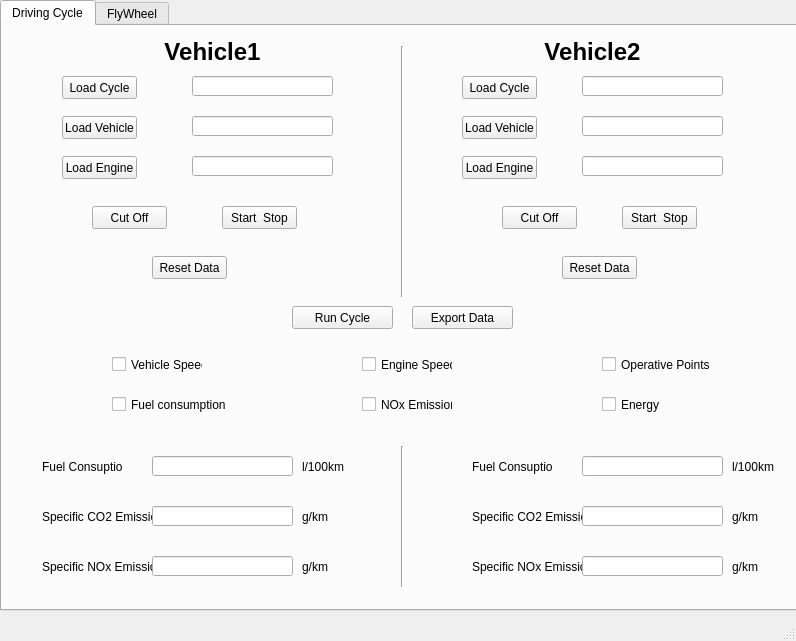
<?xml version="1.0" encoding="UTF-8"?>
<ui version="4.0">
 <class>MainWindow</class>
 <widget class="QMainWindow" name="MainWindow">
  <property name="geometry">
   <rect>
    <x>0</x>
    <y>0</y>
    <width>796</width>
    <height>641</height>
   </rect>
  </property>
  <property name="windowTitle">
   <string>MainWindow</string>
  </property>
  <widget class="QWidget" name="centralwidget">
   <widget class="QTabWidget" name="tabWidget">
    <property name="geometry">
     <rect>
      <x>0</x>
      <y>0</y>
      <width>811</width>
      <height>611</height>
     </rect>
    </property>
    <property name="currentIndex">
     <number>0</number>
    </property>
    <widget class="QWidget" name="DCycle">
     <attribute name="title">
      <string>Driving Cycle</string>
     </attribute>
     <widget class="QPushButton" name="ExportButton">
      <property name="geometry">
       <rect>
        <x>410</x>
        <y>280</y>
        <width>101</width>
        <height>23</height>
       </rect>
      </property>
      <property name="text">
       <string>Export Data</string>
      </property>
     </widget>
     <widget class="QLabel" name="MSFuelcons">
      <property name="geometry">
       <rect>
        <x>300</x>
        <y>430</y>
        <width>81</width>
        <height>21</height>
       </rect>
      </property>
      <property name="text">
       <string>l/100km</string>
      </property>
     </widget>
     <widget class="QPushButton" name="VehicleButton">
      <property name="geometry">
       <rect>
        <x>60</x>
        <y>90</y>
        <width>75</width>
        <height>23</height>
       </rect>
      </property>
      <property name="text">
       <string>Load Vehicle</string>
      </property>
     </widget>
     <widget class="QCheckBox" name="VeSpeedCheckB">
      <property name="geometry">
       <rect>
        <x>110</x>
        <y>330</y>
        <width>91</width>
        <height>17</height>
       </rect>
      </property>
      <property name="text">
       <string>Vehicle Speed</string>
      </property>
     </widget>
     <widget class="QLabel" name="FuelConsLabel">
      <property name="geometry">
       <rect>
        <x>40</x>
        <y>430</y>
        <width>81</width>
        <height>21</height>
       </rect>
      </property>
      <property name="text">
       <string>Fuel Consuption</string>
      </property>
     </widget>
     <widget class="QPushButton" name="CycleButton">
      <property name="geometry">
       <rect>
        <x>60</x>
        <y>50</y>
        <width>75</width>
        <height>23</height>
       </rect>
      </property>
      <property name="text">
       <string>Load Cycle</string>
      </property>
     </widget>
     <widget class="QPushButton" name="RunButton">
      <property name="geometry">
       <rect>
        <x>290</x>
        <y>280</y>
        <width>101</width>
        <height>23</height>
       </rect>
      </property>
      <property name="text">
       <string>Run Cycle</string>
      </property>
     </widget>
     <widget class="QLineEdit" name="CycleLine">
      <property name="geometry">
       <rect>
        <x>190</x>
        <y>50</y>
        <width>141</width>
        <height>20</height>
       </rect>
      </property>
      <property name="readOnly">
       <bool>true</bool>
      </property>
     </widget>
     <widget class="QPushButton" name="EngineButton">
      <property name="geometry">
       <rect>
        <x>60</x>
        <y>130</y>
        <width>75</width>
        <height>23</height>
       </rect>
      </property>
      <property name="text">
       <string>Load Engine</string>
      </property>
     </widget>
     <widget class="QLineEdit" name="VehicleLine">
      <property name="geometry">
       <rect>
        <x>190</x>
        <y>90</y>
        <width>141</width>
        <height>20</height>
       </rect>
      </property>
      <property name="readOnly">
       <bool>true</bool>
      </property>
     </widget>
     <widget class="QLineEdit" name="FuelConsLine">
      <property name="geometry">
       <rect>
        <x>150</x>
        <y>430</y>
        <width>141</width>
        <height>20</height>
       </rect>
      </property>
      <property name="readOnly">
       <bool>true</bool>
      </property>
     </widget>
     <widget class="QPushButton" name="CutOffButton">
      <property name="geometry">
       <rect>
        <x>90</x>
        <y>180</y>
        <width>75</width>
        <height>23</height>
       </rect>
      </property>
      <property name="text">
       <string>Cut Off</string>
      </property>
      <property name="checkable">
       <bool>true</bool>
      </property>
     </widget>
     <widget class="QLabel" name="MSCO2Eimsion">
      <property name="geometry">
       <rect>
        <x>300</x>
        <y>480</y>
        <width>81</width>
        <height>21</height>
       </rect>
      </property>
      <property name="text">
       <string>g/km</string>
      </property>
     </widget>
     <widget class="QLabel" name="NOxEmissionLabel">
      <property name="geometry">
       <rect>
        <x>40</x>
        <y>530</y>
        <width>111</width>
        <height>21</height>
       </rect>
      </property>
      <property name="text">
       <string>Specific NOx Emission</string>
      </property>
     </widget>
     <widget class="QCheckBox" name="FuelConsCheckB">
      <property name="geometry">
       <rect>
        <x>110</x>
        <y>370</y>
        <width>121</width>
        <height>17</height>
       </rect>
      </property>
      <property name="text">
       <string>Fuel consumption</string>
      </property>
     </widget>
     <widget class="QLabel" name="CO2EmissLabel">
      <property name="geometry">
       <rect>
        <x>40</x>
        <y>480</y>
        <width>111</width>
        <height>21</height>
       </rect>
      </property>
      <property name="text">
       <string>Specific CO2 Emission</string>
      </property>
     </widget>
     <widget class="QLineEdit" name="NOxEmissionLine">
      <property name="geometry">
       <rect>
        <x>150</x>
        <y>530</y>
        <width>141</width>
        <height>20</height>
       </rect>
      </property>
      <property name="readOnly">
       <bool>true</bool>
      </property>
     </widget>
     <widget class="QLabel" name="MSNOxEimsion">
      <property name="geometry">
       <rect>
        <x>300</x>
        <y>530</y>
        <width>81</width>
        <height>21</height>
       </rect>
      </property>
      <property name="text">
       <string>g/km</string>
      </property>
     </widget>
     <widget class="QLineEdit" name="CO2EmissLine">
      <property name="geometry">
       <rect>
        <x>150</x>
        <y>480</y>
        <width>141</width>
        <height>20</height>
       </rect>
      </property>
      <property name="readOnly">
       <bool>true</bool>
      </property>
     </widget>
     <widget class="QPushButton" name="StartStopButton">
      <property name="geometry">
       <rect>
        <x>220</x>
        <y>180</y>
        <width>75</width>
        <height>23</height>
       </rect>
      </property>
      <property name="text">
       <string>Start  Stop</string>
      </property>
      <property name="checkable">
       <bool>true</bool>
      </property>
     </widget>
     <widget class="QCheckBox" name="OperCheckB">
      <property name="geometry">
       <rect>
        <x>600</x>
        <y>330</y>
        <width>111</width>
        <height>17</height>
       </rect>
      </property>
      <property name="text">
       <string>Operative Points</string>
      </property>
     </widget>
     <widget class="QLineEdit" name="EngineLine">
      <property name="geometry">
       <rect>
        <x>190</x>
        <y>130</y>
        <width>141</width>
        <height>20</height>
       </rect>
      </property>
      <property name="readOnly">
       <bool>true</bool>
      </property>
     </widget>
     <widget class="QCheckBox" name="EnergyCheckB">
      <property name="geometry">
       <rect>
        <x>600</x>
        <y>370</y>
        <width>70</width>
        <height>17</height>
       </rect>
      </property>
      <property name="text">
       <string>Energy</string>
      </property>
     </widget>
     <widget class="QCheckBox" name="NOxCheckB">
      <property name="geometry">
       <rect>
        <x>360</x>
        <y>370</y>
        <width>91</width>
        <height>17</height>
       </rect>
      </property>
      <property name="text">
       <string>NOx Emission</string>
      </property>
     </widget>
     <widget class="QCheckBox" name="EngSpeedCheckB">
      <property name="geometry">
       <rect>
        <x>360</x>
        <y>330</y>
        <width>91</width>
        <height>17</height>
       </rect>
      </property>
      <property name="text">
       <string>Engine Speed</string>
      </property>
     </widget>
     <widget class="QLineEdit" name="EngineLine_2">
      <property name="geometry">
       <rect>
        <x>580</x>
        <y>130</y>
        <width>141</width>
        <height>20</height>
       </rect>
      </property>
      <property name="readOnly">
       <bool>true</bool>
      </property>
     </widget>
     <widget class="QLabel" name="NOxEmissionLabel_2">
      <property name="geometry">
       <rect>
        <x>470</x>
        <y>530</y>
        <width>111</width>
        <height>21</height>
       </rect>
      </property>
      <property name="text">
       <string>Specific NOx Emission</string>
      </property>
     </widget>
     <widget class="QLabel" name="CO2EmissLabel_2">
      <property name="geometry">
       <rect>
        <x>470</x>
        <y>480</y>
        <width>111</width>
        <height>21</height>
       </rect>
      </property>
      <property name="text">
       <string>Specific CO2 Emission</string>
      </property>
     </widget>
     <widget class="QLineEdit" name="NOxEmissionLine_2">
      <property name="geometry">
       <rect>
        <x>580</x>
        <y>530</y>
        <width>141</width>
        <height>20</height>
       </rect>
      </property>
      <property name="readOnly">
       <bool>true</bool>
      </property>
     </widget>
     <widget class="QLabel" name="MSFuelcons_2">
      <property name="geometry">
       <rect>
        <x>730</x>
        <y>430</y>
        <width>81</width>
        <height>21</height>
       </rect>
      </property>
      <property name="text">
       <string>l/100km</string>
      </property>
     </widget>
     <widget class="QPushButton" name="VehicleButton_2">
      <property name="geometry">
       <rect>
        <x>460</x>
        <y>90</y>
        <width>75</width>
        <height>23</height>
       </rect>
      </property>
      <property name="text">
       <string>Load Vehicle</string>
      </property>
     </widget>
     <widget class="QLabel" name="FuelConsLabel_2">
      <property name="geometry">
       <rect>
        <x>470</x>
        <y>430</y>
        <width>81</width>
        <height>21</height>
       </rect>
      </property>
      <property name="text">
       <string>Fuel Consuption</string>
      </property>
     </widget>
     <widget class="QPushButton" name="StartStopButton_2">
      <property name="geometry">
       <rect>
        <x>620</x>
        <y>180</y>
        <width>75</width>
        <height>23</height>
       </rect>
      </property>
      <property name="text">
       <string>Start  Stop</string>
      </property>
      <property name="checkable">
       <bool>true</bool>
      </property>
     </widget>
     <widget class="QPushButton" name="CutOffButton_2">
      <property name="geometry">
       <rect>
        <x>500</x>
        <y>180</y>
        <width>75</width>
        <height>23</height>
       </rect>
      </property>
      <property name="text">
       <string>Cut Off</string>
      </property>
      <property name="checkable">
       <bool>true</bool>
      </property>
     </widget>
     <widget class="QPushButton" name="CycleButton_2">
      <property name="geometry">
       <rect>
        <x>460</x>
        <y>50</y>
        <width>75</width>
        <height>23</height>
       </rect>
      </property>
      <property name="text">
       <string>Load Cycle</string>
      </property>
     </widget>
     <widget class="QLineEdit" name="VehicleLine_2">
      <property name="geometry">
       <rect>
        <x>580</x>
        <y>90</y>
        <width>141</width>
        <height>20</height>
       </rect>
      </property>
      <property name="readOnly">
       <bool>true</bool>
      </property>
     </widget>
     <widget class="QLabel" name="MSNOxEimsion_2">
      <property name="geometry">
       <rect>
        <x>730</x>
        <y>530</y>
        <width>81</width>
        <height>21</height>
       </rect>
      </property>
      <property name="text">
       <string>g/km</string>
      </property>
     </widget>
     <widget class="QLineEdit" name="CO2EmissLine_2">
      <property name="geometry">
       <rect>
        <x>580</x>
        <y>480</y>
        <width>141</width>
        <height>20</height>
       </rect>
      </property>
      <property name="readOnly">
       <bool>true</bool>
      </property>
     </widget>
     <widget class="QLineEdit" name="CycleLine_2">
      <property name="geometry">
       <rect>
        <x>580</x>
        <y>50</y>
        <width>141</width>
        <height>20</height>
       </rect>
      </property>
      <property name="readOnly">
       <bool>true</bool>
      </property>
     </widget>
     <widget class="QLabel" name="MSCO2Eimsion_2">
      <property name="geometry">
       <rect>
        <x>730</x>
        <y>480</y>
        <width>81</width>
        <height>21</height>
       </rect>
      </property>
      <property name="text">
       <string>g/km</string>
      </property>
     </widget>
     <widget class="QLineEdit" name="FuelConsLine_2">
      <property name="geometry">
       <rect>
        <x>580</x>
        <y>430</y>
        <width>141</width>
        <height>20</height>
       </rect>
      </property>
      <property name="readOnly">
       <bool>true</bool>
      </property>
     </widget>
     <widget class="QPushButton" name="EngineButton_2">
      <property name="geometry">
       <rect>
        <x>460</x>
        <y>130</y>
        <width>75</width>
        <height>23</height>
       </rect>
      </property>
      <property name="text">
       <string>Load Engine</string>
      </property>
     </widget>
     <widget class="QLabel" name="label">
      <property name="geometry">
       <rect>
        <x>130</x>
        <y>10</y>
        <width>161</width>
        <height>31</height>
       </rect>
      </property>
      <property name="font">
       <font>
        <family>Nirmala UI</family>
        <pointsize>18</pointsize>
        <weight>75</weight>
        <bold>true</bold>
       </font>
      </property>
      <property name="text">
       <string>Vehicle1</string>
      </property>
      <property name="alignment">
       <set>Qt::AlignCenter</set>
      </property>
      <property name="openExternalLinks">
       <bool>false</bool>
      </property>
     </widget>
     <widget class="QLabel" name="label_2">
      <property name="geometry">
       <rect>
        <x>510</x>
        <y>10</y>
        <width>161</width>
        <height>31</height>
       </rect>
      </property>
      <property name="font">
       <font>
        <family>Nirmala UI</family>
        <pointsize>18</pointsize>
        <weight>75</weight>
        <bold>true</bold>
       </font>
      </property>
      <property name="text">
       <string>Vehicle2</string>
      </property>
      <property name="alignment">
       <set>Qt::AlignCenter</set>
      </property>
      <property name="openExternalLinks">
       <bool>false</bool>
      </property>
     </widget>
     <widget class="Line" name="line">
      <property name="geometry">
       <rect>
        <x>340</x>
        <y>20</y>
        <width>121</width>
        <height>251</height>
       </rect>
      </property>
      <property name="orientation">
       <enum>Qt::Vertical</enum>
      </property>
     </widget>
     <widget class="Line" name="line_2">
      <property name="geometry">
       <rect>
        <x>340</x>
        <y>420</y>
        <width>121</width>
        <height>141</height>
       </rect>
      </property>
      <property name="orientation">
       <enum>Qt::Vertical</enum>
      </property>
     </widget>
     <widget class="QPushButton" name="ResetButton">
      <property name="geometry">
       <rect>
        <x>150</x>
        <y>230</y>
        <width>75</width>
        <height>23</height>
       </rect>
      </property>
      <property name="text">
       <string>Reset Data</string>
      </property>
      <property name="checkable">
       <bool>true</bool>
      </property>
     </widget>
     <widget class="QPushButton" name="ResetButton_2">
      <property name="geometry">
       <rect>
        <x>560</x>
        <y>230</y>
        <width>75</width>
        <height>23</height>
       </rect>
      </property>
      <property name="text">
       <string>Reset Data</string>
      </property>
      <property name="checkable">
       <bool>true</bool>
      </property>
     </widget>
    </widget>
    <widget class="QWidget" name="FWheel">
     <attribute name="title">
      <string>FlyWheel</string>
     </attribute>
     <widget class="QPushButton" name="LoadButton">
      <property name="geometry">
       <rect>
        <x>30</x>
        <y>70</y>
        <width>75</width>
        <height>23</height>
       </rect>
      </property>
      <property name="text">
       <string>Load</string>
      </property>
     </widget>
     <widget class="QLineEdit" name="LoadLine">
      <property name="geometry">
       <rect>
        <x>160</x>
        <y>70</y>
        <width>191</width>
        <height>20</height>
       </rect>
      </property>
      <property name="readOnly">
       <bool>true</bool>
      </property>
     </widget>
     <widget class="QPushButton" name="CalcButton">
      <property name="geometry">
       <rect>
        <x>50</x>
        <y>190</y>
        <width>101</width>
        <height>31</height>
       </rect>
      </property>
      <property name="text">
       <string>Calculate</string>
      </property>
     </widget>
     <widget class="QPushButton" name="ExpButton">
      <property name="geometry">
       <rect>
        <x>260</x>
        <y>190</y>
        <width>81</width>
        <height>23</height>
       </rect>
      </property>
      <property name="text">
       <string>Export Results</string>
      </property>
     </widget>
     <widget class="QLabel" name="label_5">
      <property name="geometry">
       <rect>
        <x>310</x>
        <y>10</y>
        <width>161</width>
        <height>31</height>
       </rect>
      </property>
      <property name="font">
       <font>
        <family>Nirmala UI</family>
        <pointsize>18</pointsize>
        <weight>75</weight>
        <bold>true</bold>
       </font>
      </property>
      <property name="text">
       <string>Flywheel</string>
      </property>
      <property name="alignment">
       <set>Qt::AlignCenter</set>
      </property>
      <property name="openExternalLinks">
       <bool>false</bool>
      </property>
      <property name="buddy">
       <cstring>tabWidget</cstring>
      </property>
     </widget>
     <widget class="QLineEdit" name="DepthLine">
      <property name="geometry">
       <rect>
        <x>500</x>
        <y>380</y>
        <width>191</width>
        <height>20</height>
       </rect>
      </property>
      <property name="readOnly">
       <bool>true</bool>
      </property>
     </widget>
     <widget class="QLabel" name="MSFlDep">
      <property name="geometry">
       <rect>
        <x>710</x>
        <y>380</y>
        <width>81</width>
        <height>21</height>
       </rect>
      </property>
      <property name="text">
       <string>mm</string>
      </property>
     </widget>
     <widget class="QLabel" name="FlDepLabel">
      <property name="geometry">
       <rect>
        <x>390</x>
        <y>380</y>
        <width>81</width>
        <height>21</height>
       </rect>
      </property>
      <property name="text">
       <string>Flywheel Depth</string>
      </property>
     </widget>
     <widget class="QLabel" name="FuelFlowLabel">
      <property name="geometry">
       <rect>
        <x>10</x>
        <y>280</y>
        <width>81</width>
        <height>21</height>
       </rect>
      </property>
      <property name="text">
       <string>Avg Fuel Flow</string>
      </property>
     </widget>
     <widget class="QLineEdit" name="FuelLine">
      <property name="geometry">
       <rect>
        <x>120</x>
        <y>280</y>
        <width>191</width>
        <height>20</height>
       </rect>
      </property>
      <property name="readOnly">
       <bool>true</bool>
      </property>
     </widget>
     <widget class="QLabel" name="MSFuelFlow">
      <property name="geometry">
       <rect>
        <x>330</x>
        <y>280</y>
        <width>81</width>
        <height>21</height>
       </rect>
      </property>
      <property name="text">
       <string>kg/s</string>
      </property>
     </widget>
     <widget class="QLabel" name="MSBmep">
      <property name="geometry">
       <rect>
        <x>330</x>
        <y>320</y>
        <width>81</width>
        <height>21</height>
       </rect>
      </property>
      <property name="text">
       <string>bar</string>
      </property>
     </widget>
     <widget class="QLineEdit" name="BmepLine">
      <property name="geometry">
       <rect>
        <x>120</x>
        <y>320</y>
        <width>191</width>
        <height>20</height>
       </rect>
      </property>
      <property name="readOnly">
       <bool>true</bool>
      </property>
     </widget>
     <widget class="QLabel" name="UsEffLabel">
      <property name="geometry">
       <rect>
        <x>10</x>
        <y>360</y>
        <width>81</width>
        <height>21</height>
       </rect>
      </property>
      <property name="text">
       <string>Useful Efficiency</string>
      </property>
     </widget>
     <widget class="QLabel" name="BmepLabel">
      <property name="geometry">
       <rect>
        <x>10</x>
        <y>320</y>
        <width>81</width>
        <height>21</height>
       </rect>
      </property>
      <property name="text">
       <string>Bmep</string>
      </property>
     </widget>
     <widget class="QLabel" name="MSUsEff">
      <property name="geometry">
       <rect>
        <x>330</x>
        <y>360</y>
        <width>81</width>
        <height>21</height>
       </rect>
      </property>
      <property name="text">
       <string>-</string>
      </property>
     </widget>
     <widget class="QLineEdit" name="UsEffLine">
      <property name="geometry">
       <rect>
        <x>120</x>
        <y>360</y>
        <width>191</width>
        <height>20</height>
       </rect>
      </property>
      <property name="readOnly">
       <bool>true</bool>
      </property>
     </widget>
     <widget class="QLabel" name="MSLimEff">
      <property name="geometry">
       <rect>
        <x>330</x>
        <y>400</y>
        <width>81</width>
        <height>21</height>
       </rect>
      </property>
      <property name="text">
       <string>-</string>
      </property>
     </widget>
     <widget class="QLineEdit" name="LimEffLine">
      <property name="geometry">
       <rect>
        <x>120</x>
        <y>400</y>
        <width>191</width>
        <height>20</height>
       </rect>
      </property>
      <property name="readOnly">
       <bool>true</bool>
      </property>
     </widget>
     <widget class="QLabel" name="FillCoeffLabel">
      <property name="geometry">
       <rect>
        <x>10</x>
        <y>520</y>
        <width>81</width>
        <height>21</height>
       </rect>
      </property>
      <property name="text">
       <string>Fill Coefficient</string>
      </property>
     </widget>
     <widget class="QLabel" name="LimEffLabel">
      <property name="geometry">
       <rect>
        <x>10</x>
        <y>400</y>
        <width>81</width>
        <height>21</height>
       </rect>
      </property>
      <property name="text">
       <string>Limit Efficiency</string>
      </property>
     </widget>
     <widget class="QLabel" name="OrEffLabel">
      <property name="geometry">
       <rect>
        <x>10</x>
        <y>440</y>
        <width>91</width>
        <height>21</height>
       </rect>
      </property>
      <property name="text">
       <string>Organic Efficiency</string>
      </property>
     </widget>
     <widget class="QLabel" name="TerFluEffLabel">
      <property name="geometry">
       <rect>
        <x>10</x>
        <y>480</y>
        <width>91</width>
        <height>21</height>
       </rect>
      </property>
      <property name="text">
       <string>Term Flu Efficiency</string>
      </property>
     </widget>
     <widget class="QLabel" name="MSFillCoeff">
      <property name="geometry">
       <rect>
        <x>330</x>
        <y>520</y>
        <width>81</width>
        <height>21</height>
       </rect>
      </property>
      <property name="text">
       <string>-</string>
      </property>
     </widget>
     <widget class="QLabel" name="MSOrEff">
      <property name="geometry">
       <rect>
        <x>330</x>
        <y>440</y>
        <width>81</width>
        <height>21</height>
       </rect>
      </property>
      <property name="text">
       <string>-</string>
      </property>
     </widget>
     <widget class="QLabel" name="MSTerFluEff">
      <property name="geometry">
       <rect>
        <x>330</x>
        <y>480</y>
        <width>81</width>
        <height>21</height>
       </rect>
      </property>
      <property name="text">
       <string>-</string>
      </property>
     </widget>
     <widget class="QLineEdit" name="FillCoeffLine">
      <property name="geometry">
       <rect>
        <x>120</x>
        <y>520</y>
        <width>191</width>
        <height>20</height>
       </rect>
      </property>
      <property name="readOnly">
       <bool>true</bool>
      </property>
     </widget>
     <widget class="QLineEdit" name="OrgaEffLine">
      <property name="geometry">
       <rect>
        <x>120</x>
        <y>440</y>
        <width>191</width>
        <height>20</height>
       </rect>
      </property>
      <property name="readOnly">
       <bool>true</bool>
      </property>
     </widget>
     <widget class="QLineEdit" name="TerMFluEffLine">
      <property name="geometry">
       <rect>
        <x>120</x>
        <y>480</y>
        <width>191</width>
        <height>20</height>
       </rect>
      </property>
      <property name="readOnly">
       <bool>true</bool>
      </property>
     </widget>
     <widget class="QCheckBox" name="EPressCheckB">
      <property name="geometry">
       <rect>
        <x>480</x>
        <y>420</y>
        <width>101</width>
        <height>17</height>
       </rect>
      </property>
      <property name="text">
       <string>Engine Pressure</string>
      </property>
     </widget>
     <widget class="QCheckBox" name="IndCycleCheckB">
      <property name="geometry">
       <rect>
        <x>620</x>
        <y>420</y>
        <width>91</width>
        <height>17</height>
       </rect>
      </property>
      <property name="text">
       <string>Ind Cycle</string>
      </property>
     </widget>
     <widget class="QCheckBox" name="EffPressCheckB">
      <property name="geometry">
       <rect>
        <x>480</x>
        <y>460</y>
        <width>111</width>
        <height>17</height>
       </rect>
      </property>
      <property name="text">
       <string>Effective Pressure</string>
      </property>
     </widget>
     <widget class="QCheckBox" name="CTorqueCheckB">
      <property name="geometry">
       <rect>
        <x>620</x>
        <y>460</y>
        <width>111</width>
        <height>16</height>
       </rect>
      </property>
      <property name="text">
       <string>Cylinders' Torque</string>
      </property>
     </widget>
     <widget class="QCheckBox" name="EngSpCheckB">
      <property name="geometry">
       <rect>
        <x>480</x>
        <y>540</y>
        <width>91</width>
        <height>17</height>
       </rect>
      </property>
      <property name="text">
       <string>Engine Speed</string>
      </property>
     </widget>
     <widget class="QCheckBox" name="EngWorkCheckB">
      <property name="geometry">
       <rect>
        <x>620</x>
        <y>500</y>
        <width>91</width>
        <height>17</height>
       </rect>
      </property>
      <property name="text">
       <string>Engine Work</string>
      </property>
     </widget>
     <widget class="QCheckBox" name="FouSpecCheckB">
      <property name="geometry">
       <rect>
        <x>620</x>
        <y>540</y>
        <width>111</width>
        <height>17</height>
       </rect>
      </property>
      <property name="text">
       <string>Fourier Spectrum</string>
      </property>
     </widget>
     <widget class="QCheckBox" name="TTorqueCheckB">
      <property name="geometry">
       <rect>
        <x>480</x>
        <y>500</y>
        <width>91</width>
        <height>17</height>
       </rect>
      </property>
      <property name="text">
       <string>Total Torque</string>
      </property>
     </widget>
     <widget class="QLabel" name="DosageLabel">
      <property name="geometry">
       <rect>
        <x>420</x>
        <y>220</y>
        <width>81</width>
        <height>21</height>
       </rect>
      </property>
      <property name="text">
       <string>Realtive Dosage</string>
      </property>
     </widget>
     <widget class="QLineEdit" name="DispLine">
      <property name="geometry">
       <rect>
        <x>530</x>
        <y>100</y>
        <width>191</width>
        <height>20</height>
       </rect>
      </property>
      <property name="text">
       <string/>
      </property>
      <property name="readOnly">
       <bool>true</bool>
      </property>
     </widget>
     <widget class="QLabel" name="DispLabel">
      <property name="geometry">
       <rect>
        <x>420</x>
        <y>100</y>
        <width>81</width>
        <height>21</height>
       </rect>
      </property>
      <property name="text">
       <string>Displacement</string>
      </property>
     </widget>
     <widget class="QLabel" name="SpeedLabel">
      <property name="geometry">
       <rect>
        <x>420</x>
        <y>140</y>
        <width>81</width>
        <height>21</height>
       </rect>
      </property>
      <property name="text">
       <string>Speed</string>
      </property>
     </widget>
     <widget class="QLabel" name="TorqueLabel">
      <property name="geometry">
       <rect>
        <x>420</x>
        <y>180</y>
        <width>81</width>
        <height>21</height>
       </rect>
      </property>
      <property name="text">
       <string>Torque</string>
      </property>
     </widget>
     <widget class="QLabel" name="MSDosage">
      <property name="geometry">
       <rect>
        <x>740</x>
        <y>220</y>
        <width>81</width>
        <height>21</height>
       </rect>
      </property>
      <property name="text">
       <string>-</string>
      </property>
     </widget>
     <widget class="QLabel" name="MSSpeed">
      <property name="geometry">
       <rect>
        <x>740</x>
        <y>140</y>
        <width>81</width>
        <height>21</height>
       </rect>
      </property>
      <property name="text">
       <string>rpm</string>
      </property>
     </widget>
     <widget class="QLabel" name="MSTorque">
      <property name="geometry">
       <rect>
        <x>740</x>
        <y>180</y>
        <width>81</width>
        <height>21</height>
       </rect>
      </property>
      <property name="text">
       <string>Nm</string>
      </property>
     </widget>
     <widget class="QLineEdit" name="SpeedLine">
      <property name="geometry">
       <rect>
        <x>530</x>
        <y>140</y>
        <width>191</width>
        <height>20</height>
       </rect>
      </property>
      <property name="text">
       <string/>
      </property>
      <property name="readOnly">
       <bool>true</bool>
      </property>
     </widget>
     <widget class="QLineEdit" name="DosageLine">
      <property name="geometry">
       <rect>
        <x>530</x>
        <y>220</y>
        <width>191</width>
        <height>20</height>
       </rect>
      </property>
      <property name="text">
       <string/>
      </property>
      <property name="readOnly">
       <bool>true</bool>
      </property>
     </widget>
     <widget class="QLineEdit" name="TorqueLine">
      <property name="geometry">
       <rect>
        <x>530</x>
        <y>180</y>
        <width>191</width>
        <height>20</height>
       </rect>
      </property>
      <property name="text">
       <string/>
      </property>
      <property name="readOnly">
       <bool>true</bool>
      </property>
     </widget>
     <widget class="QLabel" name="MSDisp">
      <property name="geometry">
       <rect>
        <x>740</x>
        <y>100</y>
        <width>81</width>
        <height>21</height>
       </rect>
      </property>
      <property name="text">
       <string>&lt;html&gt;&lt;head/&gt;&lt;body&gt;&lt;p&gt;cm&lt;span style=&quot; vertical-align:super;&quot;&gt;3&lt;/span&gt;&lt;/p&gt;&lt;/body&gt;&lt;/html&gt;</string>
      </property>
     </widget>
     <widget class="QLabel" name="TestLabel">
      <property name="geometry">
       <rect>
        <x>590</x>
        <y>60</y>
        <width>81</width>
        <height>21</height>
       </rect>
      </property>
      <property name="font">
       <font>
        <weight>75</weight>
        <bold>true</bold>
       </font>
      </property>
      <property name="text">
       <string>Test Conditions</string>
      </property>
     </widget>
     <widget class="QLabel" name="MSFlDia">
      <property name="geometry">
       <rect>
        <x>710</x>
        <y>330</y>
        <width>81</width>
        <height>21</height>
       </rect>
      </property>
      <property name="text">
       <string>mm</string>
      </property>
     </widget>
     <widget class="QLineEdit" name="DiamLine">
      <property name="geometry">
       <rect>
        <x>500</x>
        <y>330</y>
        <width>191</width>
        <height>20</height>
       </rect>
      </property>
      <property name="readOnly">
       <bool>true</bool>
      </property>
     </widget>
     <widget class="QLabel" name="FlDiaLabel">
      <property name="geometry">
       <rect>
        <x>390</x>
        <y>330</y>
        <width>91</width>
        <height>21</height>
       </rect>
      </property>
      <property name="text">
       <string>Flywheel Diameter</string>
      </property>
     </widget>
     <widget class="Line" name="line_9">
      <property name="geometry">
       <rect>
        <x>400</x>
        <y>250</y>
        <width>361</width>
        <height>16</height>
       </rect>
      </property>
      <property name="orientation">
       <enum>Qt::Horizontal</enum>
      </property>
     </widget>
     <widget class="QLabel" name="ParamLabel">
      <property name="geometry">
       <rect>
        <x>150</x>
        <y>230</y>
        <width>111</width>
        <height>21</height>
       </rect>
      </property>
      <property name="font">
       <font>
        <weight>75</weight>
        <bold>true</bold>
       </font>
      </property>
      <property name="text">
       <string>Engine Parameters</string>
      </property>
     </widget>
     <widget class="QLabel" name="ResultsLable">
      <property name="geometry">
       <rect>
        <x>580</x>
        <y>280</y>
        <width>111</width>
        <height>21</height>
       </rect>
      </property>
      <property name="font">
       <font>
        <weight>75</weight>
        <bold>true</bold>
       </font>
      </property>
      <property name="text">
       <string>Results</string>
      </property>
     </widget>
     <widget class="QLabel" name="DensLabel">
      <property name="geometry">
       <rect>
        <x>50</x>
        <y>110</y>
        <width>81</width>
        <height>21</height>
       </rect>
      </property>
      <property name="text">
       <string>Material Density</string>
      </property>
     </widget>
     <widget class="QLabel" name="IrrLabel">
      <property name="geometry">
       <rect>
        <x>50</x>
        <y>150</y>
        <width>81</width>
        <height>21</height>
       </rect>
      </property>
      <property name="text">
       <string>Flywheel Irregul.</string>
      </property>
     </widget>
     <widget class="QLineEdit" name="DensLine">
      <property name="geometry">
       <rect>
        <x>160</x>
        <y>110</y>
        <width>191</width>
        <height>20</height>
       </rect>
      </property>
      <property name="text">
       <string/>
      </property>
      <property name="readOnly">
       <bool>false</bool>
      </property>
     </widget>
     <widget class="QLineEdit" name="IrrLine">
      <property name="geometry">
       <rect>
        <x>160</x>
        <y>150</y>
        <width>191</width>
        <height>20</height>
       </rect>
      </property>
      <property name="text">
       <string/>
      </property>
      <property name="readOnly">
       <bool>false</bool>
      </property>
     </widget>
     <widget class="QLabel" name="MSIrr">
      <property name="geometry">
       <rect>
        <x>370</x>
        <y>150</y>
        <width>81</width>
        <height>21</height>
       </rect>
      </property>
      <property name="text">
       <string>-</string>
      </property>
     </widget>
     <widget class="QLabel" name="MSDens">
      <property name="geometry">
       <rect>
        <x>370</x>
        <y>110</y>
        <width>81</width>
        <height>21</height>
       </rect>
      </property>
      <property name="text">
       <string>&lt;html&gt;&lt;head/&gt;&lt;body&gt;&lt;p&gt;kg/m&lt;span style=&quot; vertical-align:super;&quot;&gt;3&lt;/span&gt;&lt;/p&gt;&lt;/body&gt;&lt;/html&gt;</string>
      </property>
     </widget>
    </widget>
   </widget>
  </widget>
  <widget class="QStatusBar" name="statusbar"/>
  <widget class="QMenuBar" name="menubar">
   <property name="geometry">
    <rect>
     <x>0</x>
     <y>0</y>
     <width>796</width>
     <height>21</height>
    </rect>
   </property>
  </widget>
 </widget>
 <resources/>
 <connections/>
</ui>
